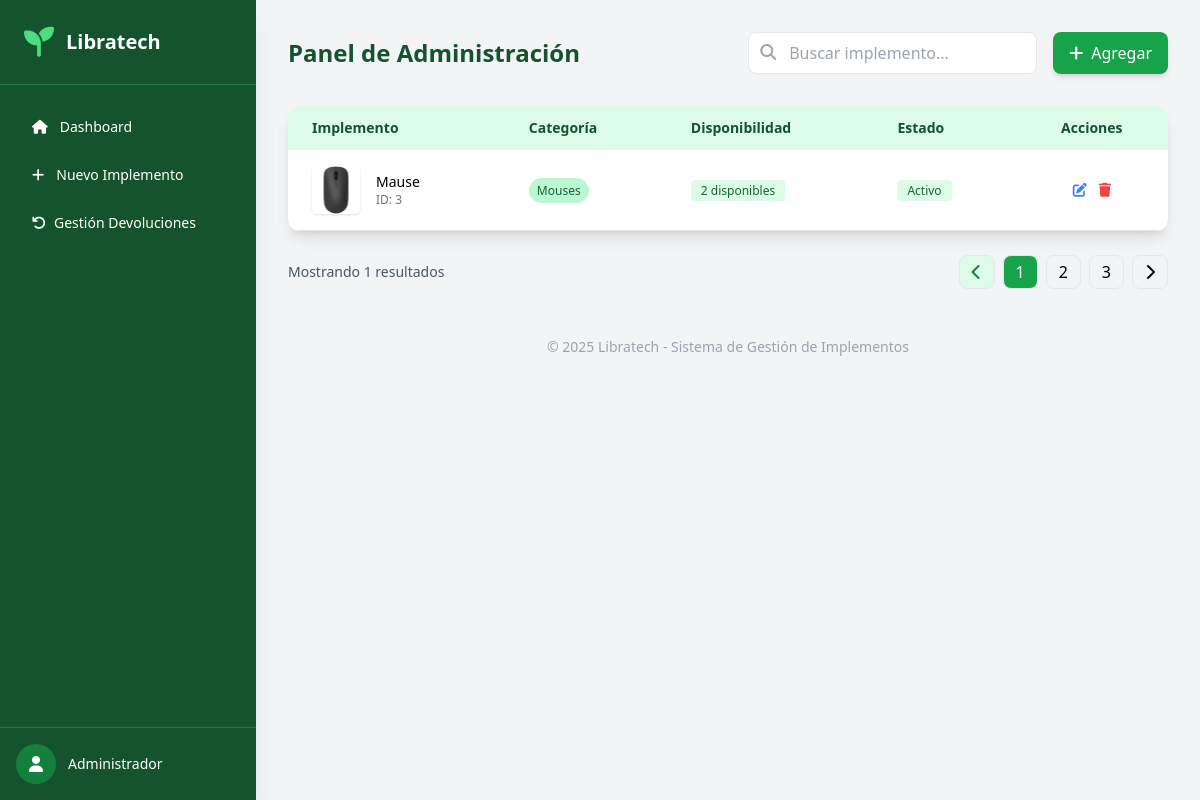
/admin/admin/catalogo, run on an earlier commit of the app's database.
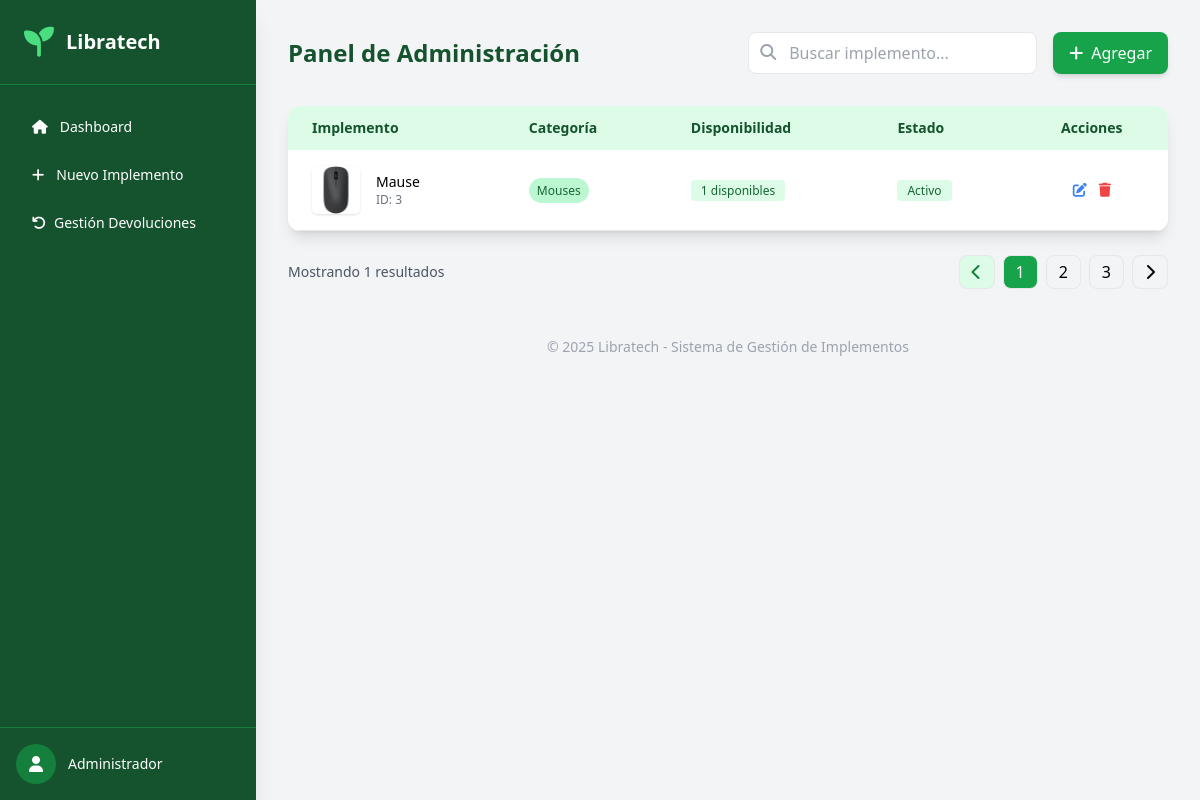
And on a later commit of the database.
### tables this page shows
CREATE TABLE catalogo (
                id INTEGER PRIMARY KEY AUTOINCREMENT,
                implemento TEXT NOT NULL,
                descripcion TEXT NOT NULL,
                disponibilidad INTEGER NOT NULL,
                imagen_url TEXT,
                categoria TEXT,
                created_at TIMESTAMP DEFAULT CURRENT_TIMESTAMP
            );

### routes/admin.py (the view)
@admin_bp.route('/admin/catalogo')
def ver_catalogo():
    conn = get_db_connection()
    implementos = conn.execute('SELECT * FROM catalogo ORDER BY id DESC').fetchall()
    conn.close()
    return render_template('admin/panel_administrador.html', implementos=implementos)

### app.py (called while the page is built)
@app.context_processor
def inject_user():
    return dict(
        current_user={
            'id': session.get('user_id'),
            'nombre': session.get('user_nombre'),
            'email': session.get('user_email'),
            'is_authenticated': 'user_id' in session
        }
    )

### utils/db.py (called while the page is built)
def get_db_connection():
    conn = sqlite3.connect('models/database.db')
    conn.row_factory = sqlite3.Row
    return conn

### templates/admin/panel_administrador.html (shortened to what the changed rows need)
<!DOCTYPE html>
<html lang="es">
<head>
  <script src="https://cdn.tailwindcss.com"></script>
  <link rel="stylesheet" href="https://cdnjs.cloudflare.com/ajax/libs/font-awesome/6.4.0/css/all.min.css">
</head>
<body class="bg-gray-100 flex min-h-screen">
  <aside class="w-64 bg-green-900 text-white flex flex-col fixed h-full shadow-xl">
    <div class="p-6 flex items-center space-x-3 border-b border-green-700">
      <h2 class="text-xl font-bold">Libratech</h2>
    </div>
  </aside>
  <main class="flex-1 ml-64 p-8">
    <div class="flex justify-between items-center mb-8">
      <h1 class="text-2xl font-bold text-green-900">Panel de Administración</h1>
    </div>
    <div class="bg-white rounded-xl shadow-lg overflow-hidden">
      <table class="w-full text-sm">
        <thead class="bg-green-100 text-green-900">
          <tr>
            <th class="px-6 py-3 text-left">Implemento</th>
            <th class="px-6 py-3 text-left">Categoría</th>
            <th class="px-6 py-3 text-left">Disponibilidad</th>
            <th class="px-6 py-3 text-left">Estado</th>
            <th class="px-6 py-3 text-center">Acciones</th>
          </tr>
        </thead>
        <tbody>
          {% for implemento in implementos %}
          <tr class="border-b hover:bg-green-50 transition">
            <td class="px-6 py-4 flex items-center">
              {% if implemento['imagen_url'] %}
              <img src="{{ url_for('static', filename='uploads/' + implemento['imagen_url']) }}" alt="{{ implemento['implemento'] }}" class="w-12 h-12 rounded-md object-cover mr-4 shadow">
              {% else %}
              <div class="w-12 h-12 rounded-md bg-gray-100 flex items-center justify-center mr-4">
                <i class="fas fa-box text-gray-400"></i>
              </div>
              {% endif %}
              <div>
                <p class="font-medium">{{ implemento['implemento'] }}</p>
                <p class="text-xs text-gray-500">ID: {{ implemento['id'] }}</p>
              </div>
            </td>
            <td class="px-6 py-4">
              <span class="px-2 py-1 bg-green-200 text-green-800 text-xs font-medium rounded-full capitalize">
                {{ implemento['categoria'] }}
              </span>
            </td>
            <td class="px-6 py-4">
              {% if implemento['disponibilidad'] > 0 %}
              <span class="bg-green-100 text-green-800 text-xs font-medium px-2.5 py-0.5 rounded">
                {{ implemento['disponibilidad'] }} disponibles
              </span>
              {% else %}
              <span class="bg-red-100 text-red-800 text-xs font-medium px-2.5 py-0.5 rounded">
                Agotado
              </span>
              {% endif %}
            </td>
            <td class="px-6 py-4">
              <span class="bg-green-100 text-green-800 text-xs font-medium px-2.5 py-0.5 rounded">Activo</span>
            </td>
            <td class="px-6 py-4">
              <div class="flex justify-center space-x-3">
                <a href="{{ url_for('admin.editar_implemento', id=implemento['id']) }}" class="text-blue-500 hover:text-blue-700">
                  <i class="fas fa-edit"></i>
                </a>
                <form action="{{ url_for('admin.eliminar_implemento', id=implemento['id']) }}" method="POST" onsubmit="return confirm('¿Está seguro de que desea eliminar este implemento?');">
                  <button type="submit" class="text-red-500 hover:text-red-700">
                    <i class="fas fa-trash"></i>
                  </button>
                </form>
              </div>
            </td>
          </tr>
          {% endfor %}
        </tbody>
      </table>
    </div>
  </main>
</body>
</html>

What changed in the data, as far as the page shows it:
changed catalogo "Mause": disponibilidad "2" → "1"
